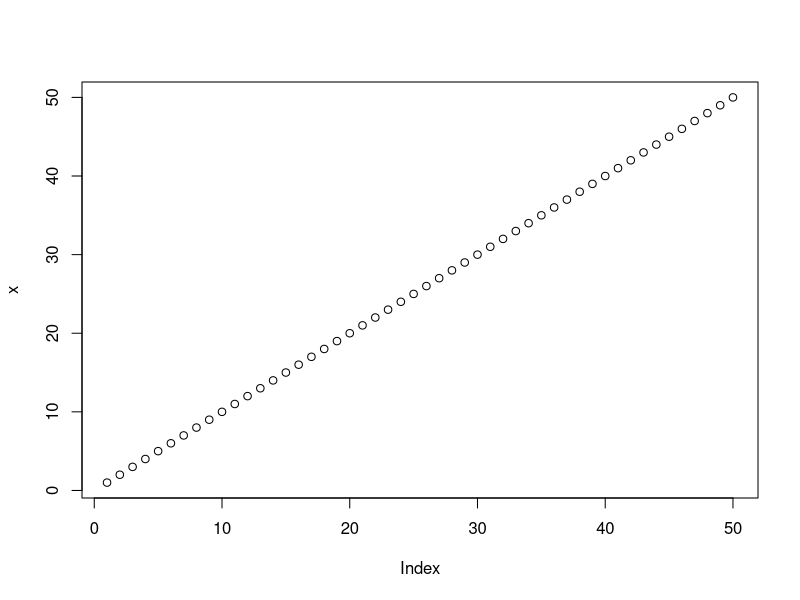
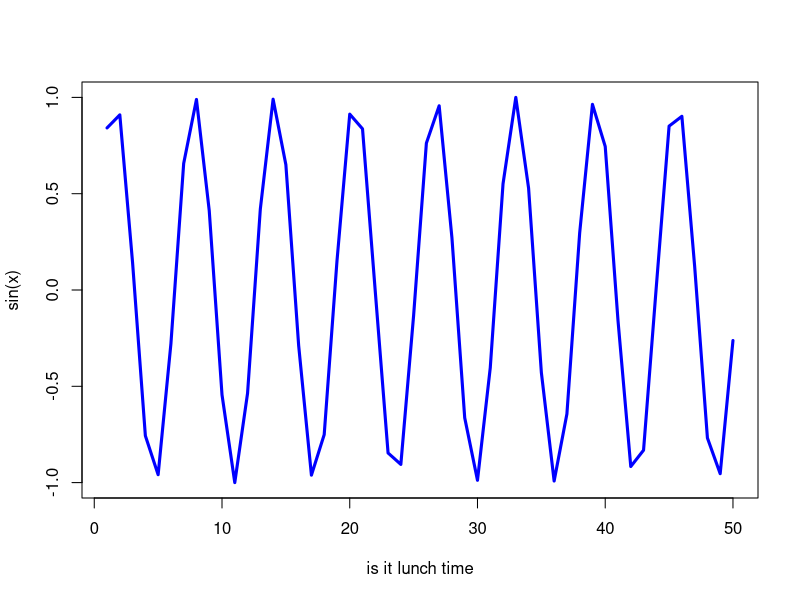

Generate these figures, in order, with R:
#' ---
#' title: "class 4 Intro to R"
#' author: "Yasmeen Al Shakarchi"
#' date: "Jan 16 2026"
#' ---
x <- 1:50
plot(x)
plot(x, sin(x),typ="l", col="blue", lwd=3, xlab="is it lunch time")
